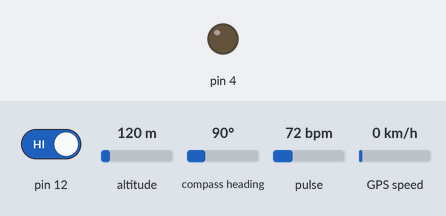
Recording of a sketch running on a simulated Arduino Uno, built with avr-gcc and run on an emulated ATmega328P. Parts: output pins drawn as LEDs (lit = HIGH). Dashed ring = blinking. The test bench sets the inputs (shaded band); at power-on: pin 12 HIGH, pulse 72 bpm, altitude 120 m, compass heading 90°, GPS speed 0 km/h. The GPS gets a fix after 3 s at 37.7749, -122.4194 with 8 satellites; what the sketch prints to the serial monitor is not drawn.

Above: at 6.2 s.
6.3 s: pin 12 driven LOW
At 6.7 s:
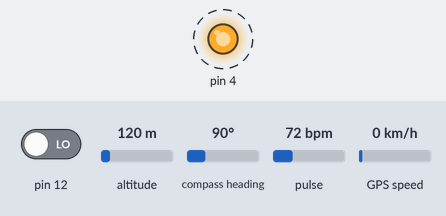
9.3 s: pulse set to 130 bpm
12.3 s: pin 12 driven HIGH
14.6 s: pulse set to 103 bpm
17.3 s: pulse set to 98 bpm
At 18.2 s:
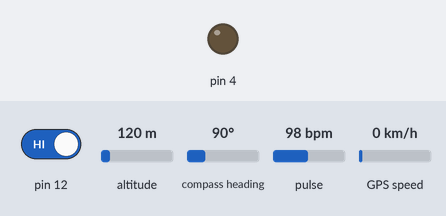
Timing chart, 0 to 19.8 s (numbered marks = the images above; inputs shaded):
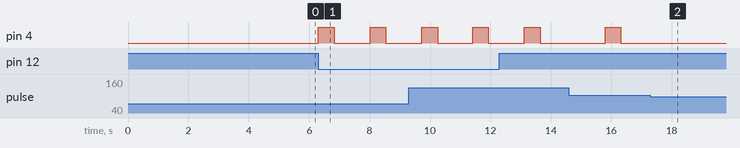

Measured:
- after the input at 6.3 s, pin 4: alternates HIGH for 0.52 s and LOW for 1.2 s, starting at once
- after the input at 17.3 s, pin 4: stays LOW (without the input it goes to HIGH after 1.2 s)

The sketch:

women_safety_project.ino
```cpp
#include <Wire.h>
#include "MAX30100_PulseOximeter.h"

#include <TinyGPS++.h>
#include <SoftwareSerial.h>


#define REPORTING_PERIOD_MS     1000
#define PERIOD_MS               5000

static const int RXPin = 2, TXPin = 3;
static const uint32_t gps_baudrate = 9600;
TinyGPSPlus gps;
SoftwareSerial soft(RXPin, TXPin);


PulseOximeter pox;
uint32_t tsLastReport = 0;

float Lat, Lon;

String pulseAlert = "Pulse Alert ";
String soSAlert = "SoS Alert ";

volatile int BPM;

void onBeatDetected()
{
    ;
}

void soScall(String message)
{
    pox.update();
    digitalWrite(4,HIGH);
    pox.update();
    Serial.print("AT+CMGF=1\r");
    for(int i=0; i<50; i++)
    {
      delay(10);
      pox.update();
    }
    digitalWrite(4,LOW);
    Serial.println("AT+CMGS =\"+919337611772\"");
    for(int i=0; i<50; i++)
    {
      delay(10);
      pox.update();
    }

    pox.update();
    Serial.print(message);
    Serial.print(" Lat: ");
    Serial.print(Lat, 6);
    Serial.print(" Log: ");
    Serial.println(Lon, 6);
     pox.update();
    for(int i=0; i<50; i++)
    {
      delay(10);
      pox.update();
    }
    Serial.println((char)26);
    for(int i=0; i<10; i++)
    {
      delay(10);
      pox.update();
    }
    Serial.println();
    digitalWrite(4,LOW);
    pox.update();

}


void setup()
{
  soft.begin(gps_baudrate);
  Serial.begin(9600);
  pinMode(12,INPUT);
  pinMode(4, OUTPUT);

  if (!pox.begin()) {
        for(;;);
    }

    // pox.setIRLedCurrent(MAX30100_LED_CURR_7_6MA);
    pox.setOnBeatDetectedCallback(onBeatDetected);
    while(millis() <= PERIOD_MS)
     { // Serial.println(".");
      pox.update();
      pox.getHeartRate();
    }
}


void loop()
{
  int key = digitalRead(12);
  pox.update();

  while (soft.available() > 0)
  {
    gps.encode(soft.read());
    if (gps.location.isUpdated())
    {
      Lat = gps.location.lat();
      Lon = gps.location.lng();
      pox.update();
    }
    else;
  }
  pox.update();
  if (millis() - tsLastReport > REPORTING_PERIOD_MS)
    {
      pox.update();
      BPM = pox.getHeartRate();

      if (BPM > 100)
      {
        soScall(pulseAlert);
      }

      tsLastReport = millis();
      pox.update();
    }

  if(key==0)
  {
    soScall(soSAlert);

  }
  pox.update();

}
```
